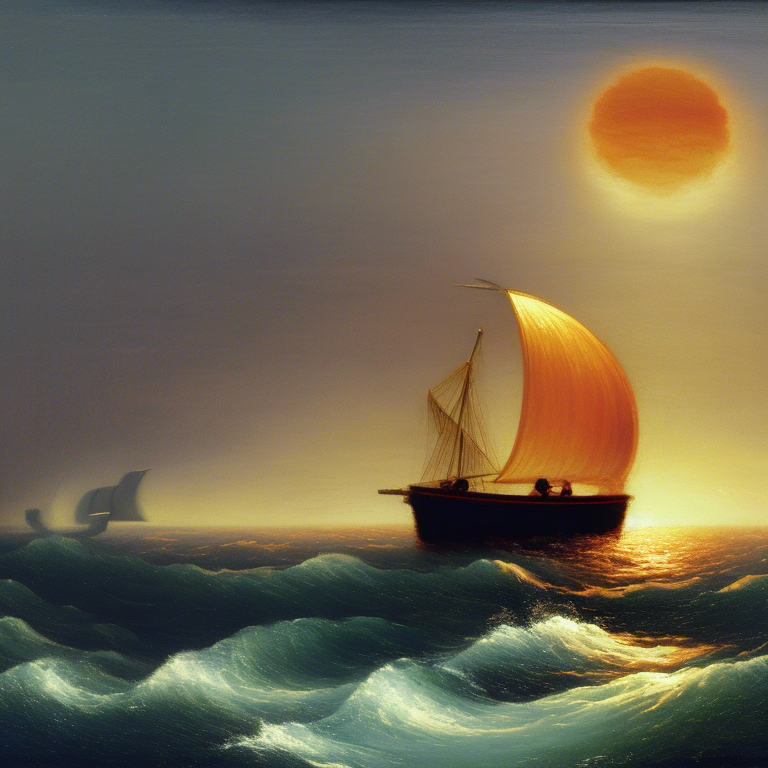
#> input picture images/stable_diffusion_ex.png, 768 x 768 px, found by its file name
$ python Test.py
#> lines starting #> are read from the running program, lines starting #| are printed output that depends on the picture
import cv2
import numpy as np
import sys
from skimage.segmentation import slic, mark_boundaries, find_boundaries
from skimage import color
prompt = 'the black sheep sitting in the dark brown wooden boat in the middle of the ocean with orange oval sun, landscape, aivazovsky, oil'
img = cv2.imread("/home/leo/Downloads/stable_diffusion_ex.png")
#> img is the input picture: shape (768, 768, 3); mean B, G, R 80.6, 102.8, 111.8
img = cv2.GaussianBlur(img, (13,13), 0)
img_LAB = cv2.cvtColor(img, cv2.COLOR_BGR2Lab)
#> img_LAB: shape (768, 768, 3); mean of channels 0, 1, 2 110.8, 128.7, 141.2

Z = img_LAB.reshape((-1,3))
# convert to np.float32
Z = np.float32(Z)
criteria = (cv2.TERM_CRITERIA_EPS + cv2.TERM_CRITERIA_MAX_ITER, 10, 25.0)
ret,label,center = cv2.kmeans(Z, 12, None, criteria, 10, cv2.KMEANS_RANDOM_CENTERS)
#> ret = 91245613.2; center = [[220, 117.6, 166], [171.8, 113.7, 143.5], [77.84, 146, 155.4], [132.5, 126.2, 140.4], [99.2, 127.6, 130.2], [187.4, 126.3, 171], [69.52, 122.8, 132], [14.22, 130.7, 123], [129.6, 160.3, 177.1], [113.4, 137.9, 154.7], [40.53, 124.4, 125], [158.1, 131.8, 162.6]]
center = np.uint8(center)
#> center = [[219, 117, 165], [171, 113, 143], [77, 146, 155], [132, 126, 140], [99, 127, 130], [187, 126, 171], [69, 122, 131], [14, 130, 123], [129, 160, 177], [113, 137, 154], [40, 124, 125], [158, 131, 162]]

#
# np.savetxt('test.txt', label.reshape((img.shape[0], img.shape[1])), fmt='%d')
res = center[label.flatten()]
res2 = res.reshape((img.shape))
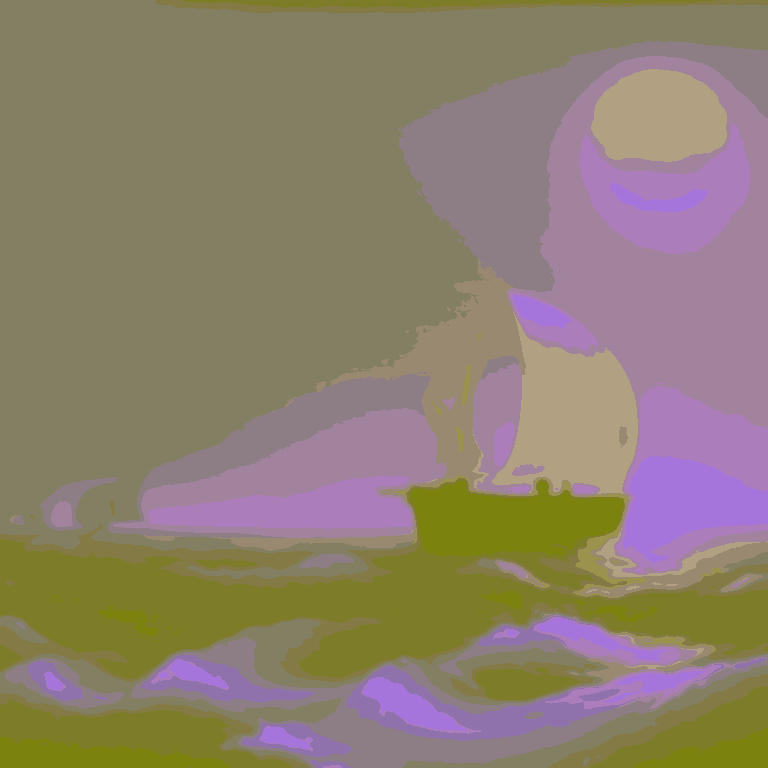
#> res2: shape (768, 768, 3); mean B, G, R 110.5, 128.2, 140.9
# colorImg = cv2.dilate(colorImg, np.ones((15, 15), np.uint8))
# res2 = cv2.cvtColor(res2, cv2.COLOR_Lab2BGR)
# res2[label] = [255,255,255]

label = label.reshape((img.shape[0], img.shape[1]))
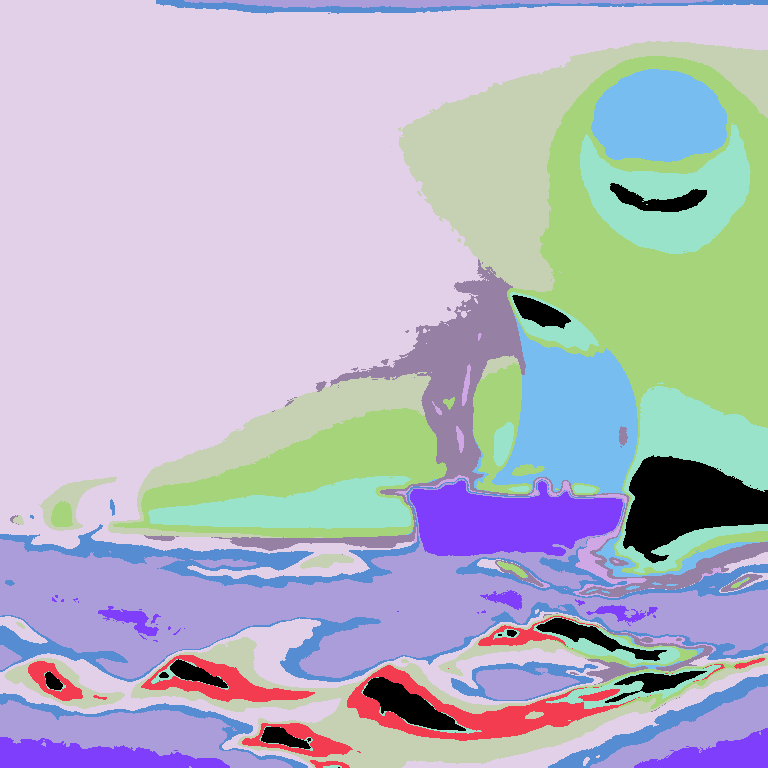
#> label: shape (768, 768) int32; 12 distinct labels, from 0 to 11; one colour per label, 0 black
print(label)
#> (printed output is left out)

res3 = cv2.cvtColor(res2, cv2.COLOR_Lab2BGR)


segments = slic(res2, n_segments=100, sigma=3, compactness=20, convert2lab=True) # a higher value of compactness leads to squared regions, a higher value of sigma leads to rounded delimitations
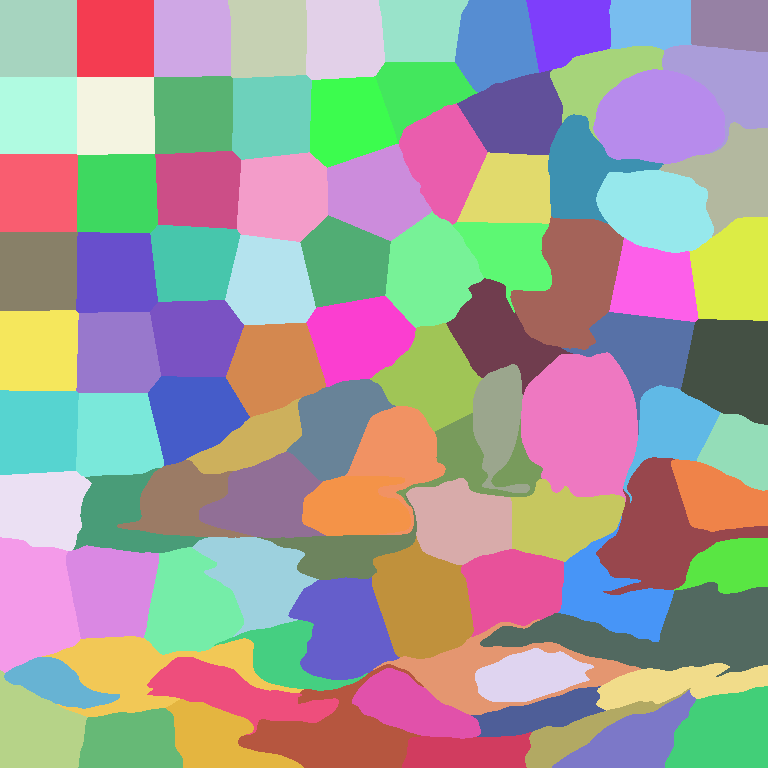
#> segments: shape (768, 768) int64; 97 distinct labels, from 1 to 97; one colour per label, 0 black
np.savetxt('test.txt',segments, fmt='%d')
superpixels = color.label2rgb(segments, img, kind='avg')
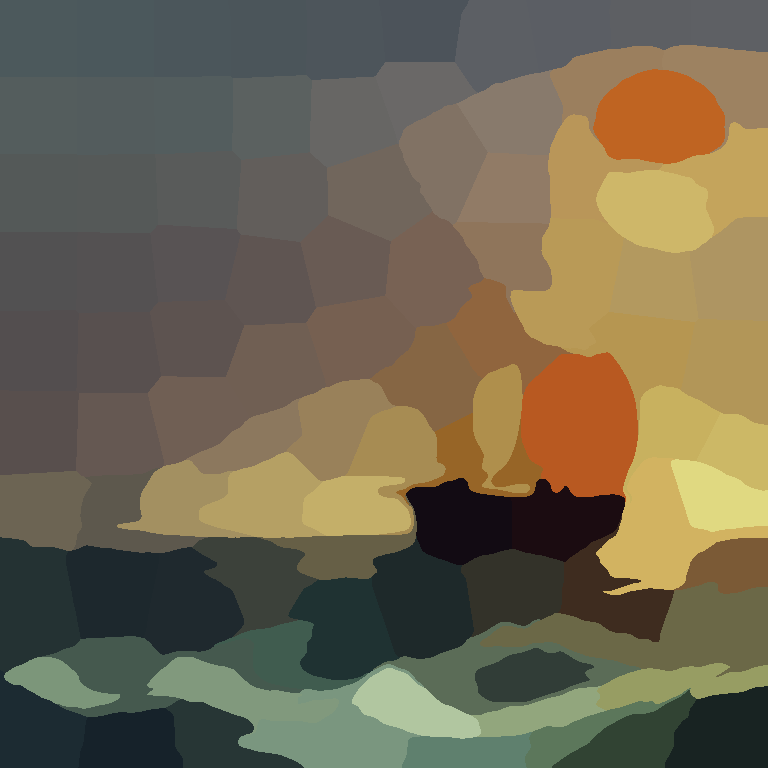
#> superpixels: shape (768, 768, 3); mean B, G, R 80.2, 102.3, 111.3

components = np.ones(segments.shape)
color_ref = {str(center[i]):i for i in range(12)}
#> color_ref = 12 items
for i in range(img.shape[0]):
    for j in range(img.shape[1]):
        components[i][j] = color_ref[str(res2[i][j])]
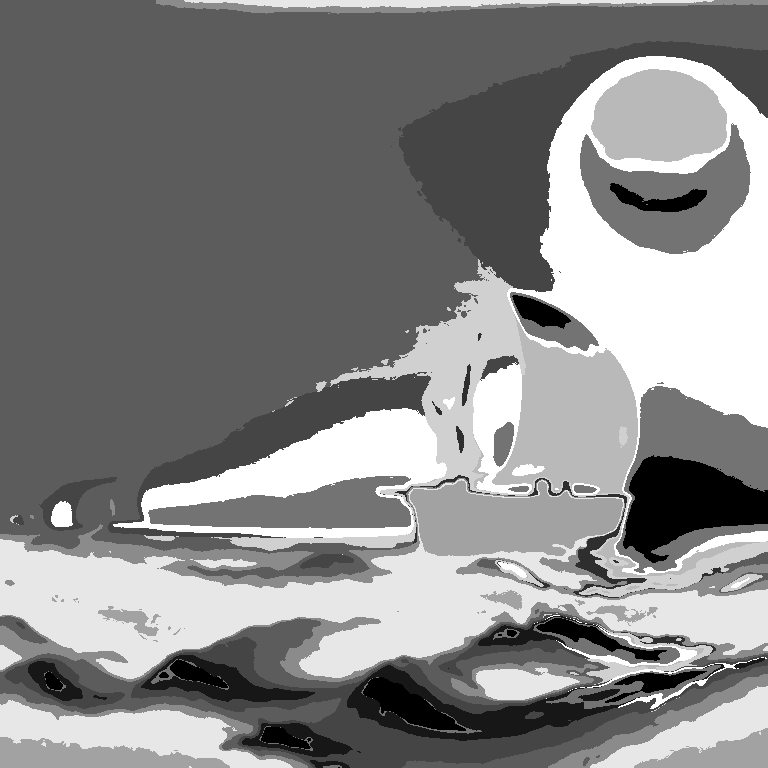
#> components: shape (768, 768) float64; min 0, max 11, mean 5.81; drawn with min black and max white
print(components)
#> (printed output is left out)
components = np.uint8(components)
print(segments)
#> (printed output is left out)
msk = np.ones((img.shape[0], img.shape[1]))*255
msk = mark_boundaries(msk, np.uint8(components))
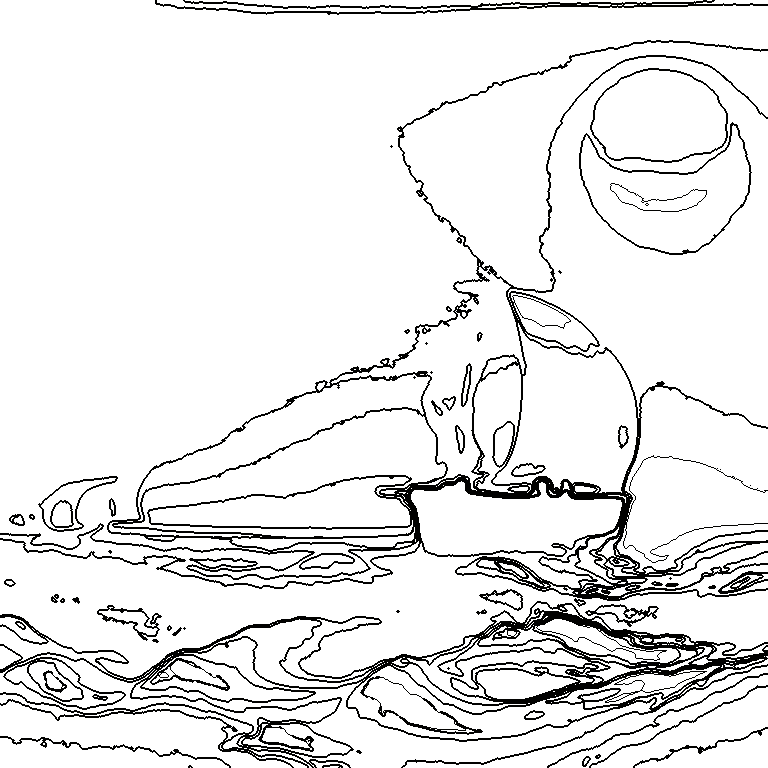
#> msk: shape (768, 768, 3) float64; mean R, G, B 233, 233, 232.9
print(find_boundaries(components, connectivity=2).astype(np.uint8))
#> (printed output is left out)

test = np.ones(img.shape)*255
for i in range(img.shape[0]):
    for j in range(img.shape[1]):
        test[i][j] = center[components[i][j]]

print(test)
#> (printed output is left out)
mask = np.ones((img.shape[0], img.shape[1]))*255
mask = mark_boundaries(mask, segments)
cv2.imshow('mask', mask)
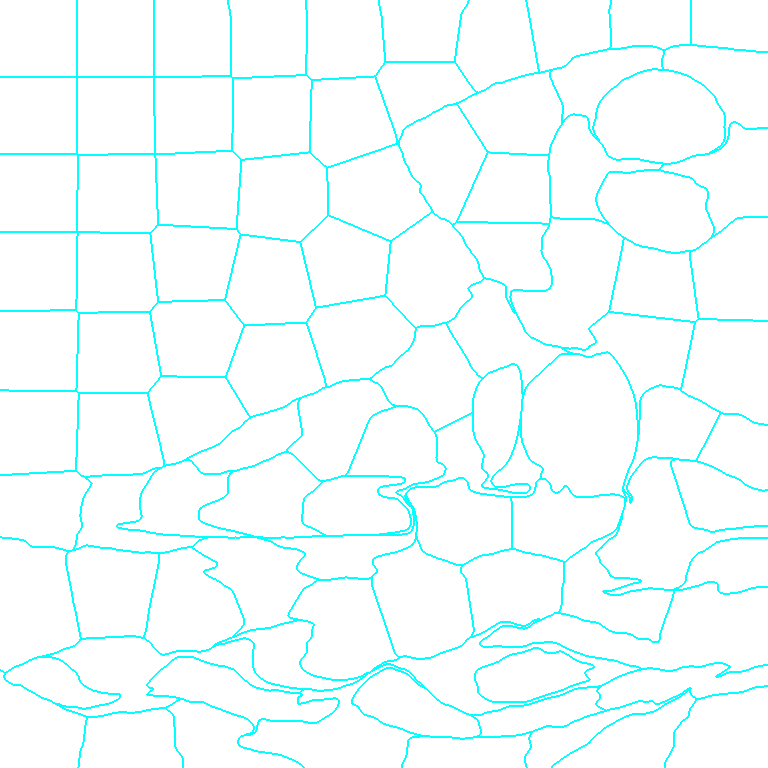
#> window 'mask': shape (768, 768, 3); mean B, G, R 255, 255, 241.9
cv2.imwrite('branch_mine.jpg', mask)
cv2.imwrite('res.jpg', res3)
# [15 lines of commented-out code are left out]


pt=[20, 500]
value=res2[pt[0]][pt[1]]
#> value = [99, 127, 130]
# print(list(value))
# print(res2[pt[0]][pt[1]])
component = []
used = np.ones((res2.shape[0], res2.shape[1]))
good = np.ones(res2.shape)*255
import itertools
# print(list(itertools.product((-1,0,1), (-1,0,1))))
def dfs(pt):
    global used, component
    print(pt)
    used[pt[0]][pt[1]] = 0
    for i,j in zip([-1,0,0,1], [0,-1,1,0]):
        if i==0 and j==0: continue
        pt_ = [pt[0]+i, pt[1]+j]
        if pt_[0]<0 or pt_[1]<0 or pt_[0] >= res2.shape[0] or pt_[1] >= res2.shape[1]: continue
        # print(res2[pt_[0]][pt_[1]])
        if used[pt_[0]][pt_[1]] == 1 and np.array_equal(res2[pt_[0]][pt_[1]], value):
            # component.append(pt_)
            good[pt_[0]][pt_[1]] = (0,0,0)
            # print(good[good!=(255,255,255)])
            # cv2.imshow('sss',good)
            # cv2.waitKey(1)
            dfs(pt_)

# [28 lines of commented-out code are left out]

cv2.imshow('res2', res3)
cv2.waitKey(0)

# import matplotlib.pyplot as plt
# # fig, ax = plt.subplots()
# # ax.scatter(a,b)

# # plt.show()
# # print(a)
# # print(a.flatten())
# ab_plane = cv2.merge([a.flatten(),b.flatten()])
# ab_plane = np.array([a[0] for a in ab_plane])
# # print(ab_plane)
# hull = ConvexHull(ab_plane)
# print(hull.points)
# plt.scatter(a,b)
# res=0
# r = []
# result = ab_plane[hull.vertices]


# for simplex in hull.simplices:
#     plt.plot(ab_plane[simplex, 0], ab_plane[simplex, 1], 'k-')
#     # r.append(ab_plane[simplex])
#     # print(ab_plane[simplex])
#     res+=1
# # print(res)

# plt.show()
